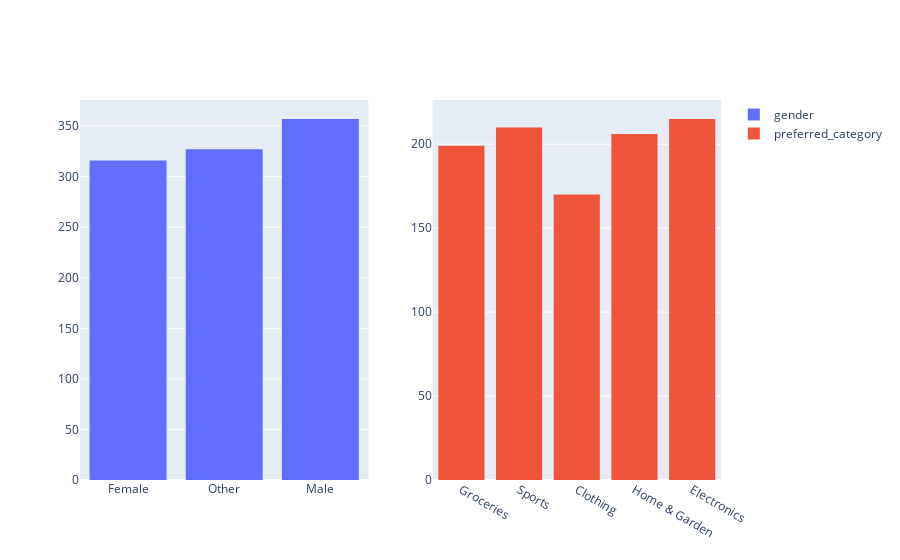

Notebook code cell kept with this figure:
### Code cell
import plotly.graph_objects as go
from plotly.subplots import make_subplots

fig = make_subplots(rows=1, cols=len(cat_df.columns))

for i, col in enumerate(cat_df.columns):
    x = df[col]
    fig.add_trace(go.Histogram(x=x, name=col), row=1, col=i+1)

fig.show()

### Figure 1 — Plotly figure (JSON) as saved in the notebook; plotly's stock layout.template omitted (floating-point values rounded to 4 significant figures; data arrays with more than 128 entries replaced by an {"elided": "..."} marker saying what was removed)
{"data": [{"name": "gender", "type": "histogram", "x": {"elided": "1000 str values"}, "xaxis": "x", "yaxis": "y"}, {"name": "preferred_category", "type": "histogram", "x": {"elided": "1000 str values"}, "xaxis": "x2", "yaxis": "y2"}], "layout": {"autosize": true, "xaxis": {"anchor": "y", "autorange": true, "domain": [0, 0.45], "range": [-0.5, 2.5], "type": "category"}, "xaxis2": {"anchor": "y2", "autorange": true, "domain": [0.55, 1], "range": [-0.5, 4.5], "type": "category"}, "yaxis": {"anchor": "x", "autorange": true, "domain": [0, 1], "range": [0, 375.8]}, "yaxis2": {"anchor": "x2", "autorange": true, "domain": [0, 1], "range": [0, 226.3]}}}
